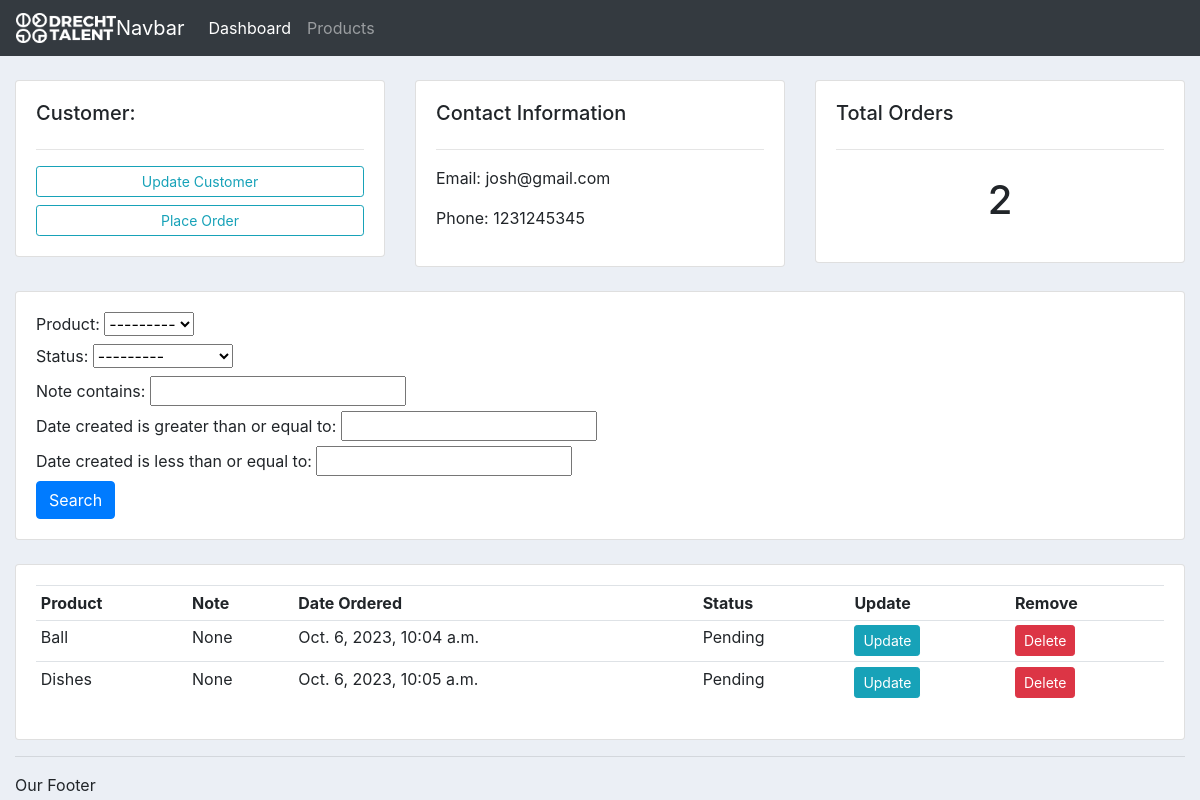
Before: /customer/1/ with the older database file.
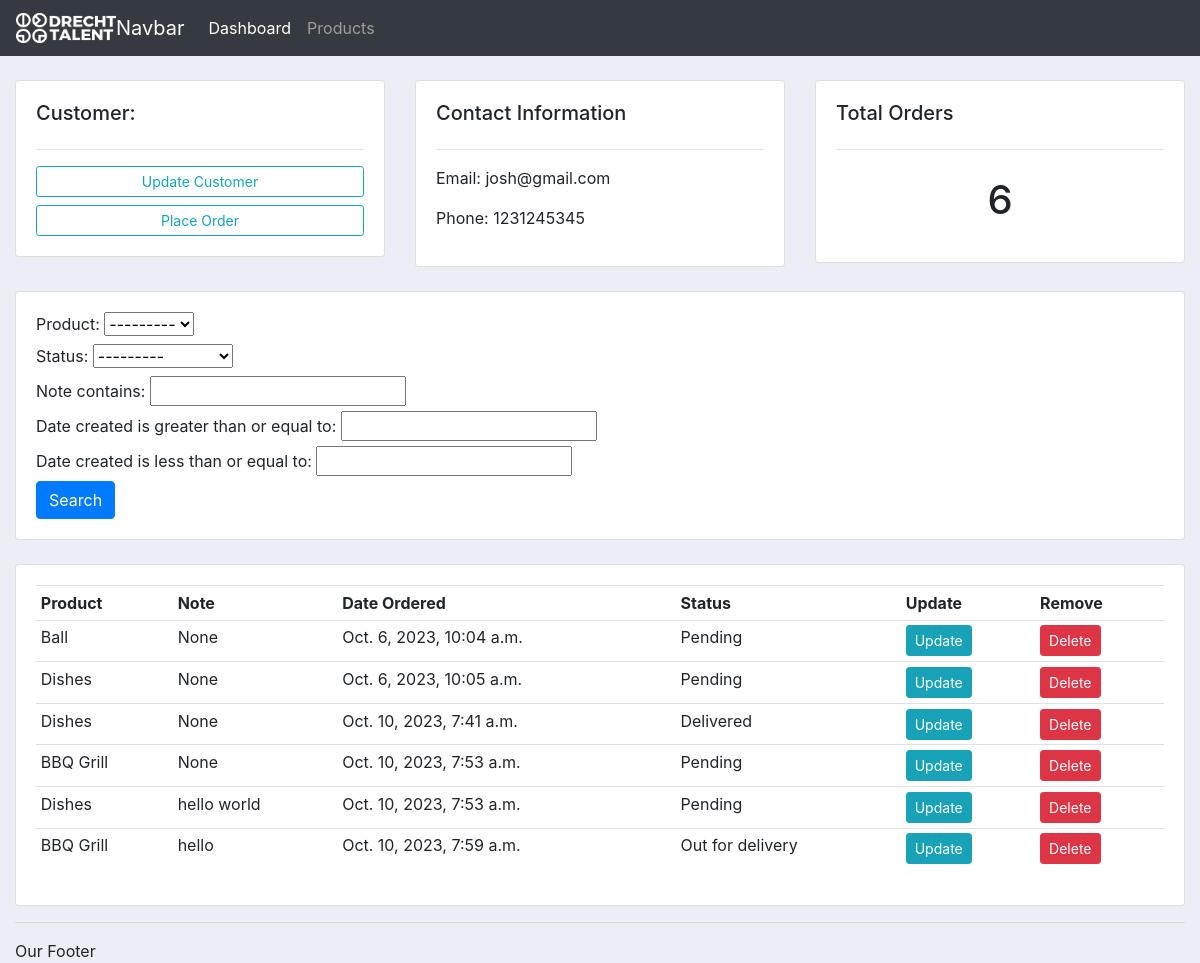
After: the same page with the newer database file.
### accounts/models.py (models this page shows, shortened)
class Order(models.Model):
    STATUS = (
            ('Pending', 'Pending'),
            ('Out for delivery', 'Out for delivery'),
            ('Delivered', 'Delivered'),
            )
    customer = models.ForeignKey(Customer, null=True, on_delete=models.SET_NULL)
    product = models.ForeignKey(Product, null=True, on_delete=models.SET_NULL)
    date_created = models.DateTimeField(auto_now_add=True, null=True)
    status = models.CharField(max_length=200, null=True, choices=STATUS)
    note = models.CharField(max_length=1000, null=True)

class Product(models.Model):
    CATEGORY = (
            ('Indoor', 'Indoor'),
            ('Out Door', 'Out Door'),
            )
    name = models.CharField(max_length=200, null=True)
    price = models.FloatField(null=True)
    category = models.CharField(max_length=200, null=True, choices=CATEGORY)
    description = models.CharField(max_length=200, null=True, blank=True)
    date_created = models.DateTimeField(auto_now_add=True, null=True)
    tags = models.ManyToManyField(Tag)
    def __str__(self):
        return self.name

### accounts/views.py (the view)
# urls.py: path("customer/<str:pk_test>/", views.customer, name="customer"),
def customer(request, pk_test):
    customer = Customer.objects.get(id=pk_test)
    orders = customer.order_set.all()
    order_count = orders.count()
    myFilter = OrderFilter(request.GET, queryset=orders)
    orders = myFilter.qs
    context = {"customer": customer, "orders": orders, "order_count": order_count, "myFilter": myFilter}
    return render(request, "accounts/customer.html", context)

### accounts/templates/accounts/customer.html
{%  extends 'accounts/main.html' %}
{% block content %}
	<br>
<div class="row">
	<div class="col-md">
		<div class="card card-body">
			<h5>Customer:</h5>
			<hr>
			<a class="btn btn-outline-info  btn-sm btn-block" href="">Update Customer</a>
			<a class="btn btn-outline-info  btn-sm btn-block" href="{% url 'create_order' customer.id %}">Place Order</a>
		</div>
	</div>
	<div class="col-md">
		<div class="card card-body">
			<h5>Contact Information</h5>
			<hr>
			<p>Email: {{ customer.email }}</p>
			<p>Phone: {{ customer.phone }}</p>
		</div>
	</div>
	<div class="col-md">
		<div class="card card-body">
			<h5>Total Orders</h5>
			<hr>
			<h1 style="text-align: center;padding: 10px">{{ orders.count }}</h1>
		</div>
	</div>
</div>
<br>
<div class="row">
	<div class="col">
		<div class="card card-body">
			<form method="get">
            {{ myFilter.form }}
		    <button class="btn btn-primary" type="submit">Search</button>
		  </form>
		</div>
	</div>
</div>
<br>
<div class="row">
	<div class="col-md">
		<div class="card card-body">
			<table class="table table-sm">
				<tr>
					<th>Product</th>
					<th>Note</th>
					<th>Date Ordered</th>
					<th>Status</th>
					<th>Update</th>
					<th>Remove</th>
				</tr>
                {% for order in orders %}
                <tr>
                	<td>{{ order.product }}</td>
                	<td>{{ order.note }}</td>
                	<td>{{ order.date_created }}</td>
                	<td>{{ order.status }}</td>
                	<td><a class= "btn btn-sm btn-info" href="{% url 'update_order' order.id %}">Update</a></td>
                    <td><a class= "btn btn-sm btn-danger" href="{% url 'delete_order' order.id %}">Delete</a></td>
                </tr>
                {% endfor %}
			</table>
		</div>
	</div>
</div>
{% endblock %}

Changed rows visible on the page:
added Order: product "Dishes", note "None", date_created "Oct. 10, 2023, 7:41 a.m.", status "Delivered"
added Order: product "BBQ Grill", note "None", date_created "Oct. 10, 2023, 7:53 a.m.", status "Pending"
added Order: product "Dishes", note "hello world", date_created "Oct. 10, 2023, 7:53 a.m.", status "Pending"
added Order: product "BBQ Grill", note "hello", date_created "Oct. 10, 2023, 7:59 a.m.", status "Out for delivery"
Other visible differences:
{{ orders.count }}: "2" → "6"
